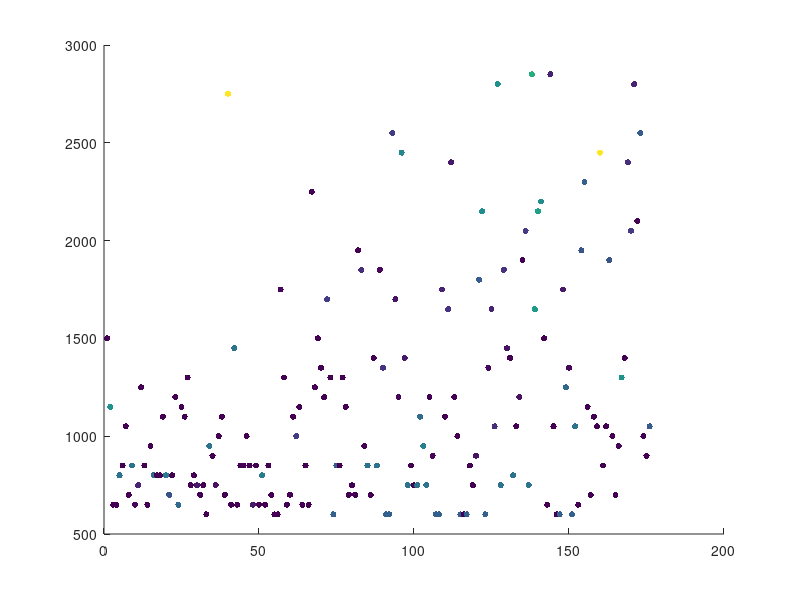

This chart was generated by the following MATLAB code: (Note: this script raises an error after producing the figure.)
data = load("data/marine1.csv")
[n, p] = size(data);
m = n
scores=data(1:m,1);
steps=data(1:m,3);
supplyWorkers=data(1:m,4);
supplyArmy=data(1:m,5);
totalUnits=data(1:m,6);
totalUnitsKilled=data(1:m,7);
totalStructuresKilled=data(1:m,8);

gameLength=[steps(1) diff(steps.')]

explorationDecay=0.99999;

clf
scatter([1:m], totalUnits, 20, supplyWorkers, 'filled');
hold on
yyaxis right
plot([1:m], max(1*explorationDecay.^steps, 0.10));
yyaxis left
stepSize=100
means = []
deviations = []
j = 1
for i=1:stepSize:m-stepSize
    i
    means(j)=mean(scores(i:i+stepSize));
    deviations(j)=std(scores(i:i+stepSize));
    j = j + 1;
end
means;
deviations;
%eb = errorbar([1:stepSize:m-stepSize] + stepSize/2, means, deviations * 2)
%eb.Color = 'black';
%eb.CapSize = stepSize/4;
hold off
c = colorbar;
%yyaxis left

title('',...
    'FontUnits','points',...
    'interpreter','latex',...
    'FontWeight','normal',...
    'FontSize',12,...
    'FontName','Times')
ylabel({'score'},...
    'FontUnits','points',...
    'interpreter','latex',...
    'FontWeight','normal',...
    'FontSize',18,...z
    'FontName','Times')
xlabel('episode',...
    'FontUnits','points',...
    'interpreter','latex',...
    'FontWeight','normal',...
    'FontSize',18,...
    'FontName','Times')
ylabel(c, 'workers');
set(gca,...
    'FontSize',10);
%xlim([0 710])

name = ['figures/', 'marine1', '.eps'];
print('-depsc2', name);
%print('BarPlot', '-dpng');

%clf
m1 = mean(scores)
s1 = std(scores)
hold on
%histogram(scores(1000:1400), 'BinWidth', 200)
%histogram(scores(300:700), 'BinWidth', 200)
hold off

%% Marine2. 
% 0.999995 exploration decay

data = load("data/marine2.csv")
[n, p] = size(data);
m = n
scores=data(1:m,1);
steps=data(1:m,3);
supplyWorkers=data(1:m,4);
supplyArmy=data(1:m,5);
totalUnits=data(1:m,6);
totalUnitsKilled=data(1:m,7);
totalStructuresKilled=data(1:m,8);

gameLength=[steps(1) diff(steps.')].*12./(1000*60)

explorationDecay=0.999995;

clf
scatter([1:m], totalUnits, 20, supplyWorkers, 'filled');
hold on
yyaxis right
plot([1:m], max(1*explorationDecay.^steps, 0.10));
yyaxis left
stepSize=100
means = []
deviations = []
j = 1
for i=1:stepSize:m-stepSize
    i
    means(j)=mean(scores(i:i+stepSize));
    deviations(j)=std(scores(i:i+stepSize));
    j = j + 1;
end
means;
deviations;
%eb = errorbar([1:stepSize:m-stepSize] + stepSize/2, means, deviations * 2)
%eb.Color = 'black';
%eb.CapSize = stepSize/4;
hold off
c = colorbar;
%yyaxis left

title('',...
    'FontUnits','points',...
    'interpreter','latex',...
    'FontWeight','normal',...
    'FontSize',12,...
    'FontName','Times')
ylabel({'score'},...
    'FontUnits','points',...
    'interpreter','latex',...
    'FontWeight','normal',...
    'FontSize',18,...z
    'FontName','Times')
xlabel('episode',...
    'FontUnits','points',...
    'interpreter','latex',...
    'FontWeight','normal',...
    'FontSize',18,...
    'FontName','Times')
ylabel(c, 'workers');
set(gca,...
    'FontSize',10);
%xlim([0 710])

name = ['figures/', 'marine1', '.eps'];
print('-depsc2', name);
%print('BarPlot', '-dpng');

%clf
m1 = mean(scores)
s1 = std(scores)
hold on
%histogram(scores(1000:1400), 'BinWidth', 200)
%histogram(scores(300:700), 'BinWidth', 200)
hold off

%% Marine with idle time in reward
% 0.999996 exploration decay

data = load("data/marineIdleReward.csv")
[n, p] = size(data);
m = n
scores=data(1:m,1);
steps=data(1:m,3);
supplyWorkers=data(1:m,4);
supplyArmy=data(1:m,5);
totalUnits=data(1:m,6);
totalUnitsKilled=data(1:m,7);
totalStructuresKilled=data(1:m,8);
idleWorkerTime=data(1:m,9);
idleProductionTime=data(1:m,10);

gameLength=[steps(1) diff(steps.')].*12./(1000*60)

explorationDecay=0.999996;

clf
scatter([1:m], totalUnits, 20, supplyWorkers, 'filled');
hold on
yyaxis right
plot([1:m], max(1*explorationDecay.^steps, 0.10));
yyaxis left
stepSize=100
means = []
deviations = []
j = 1
for i=1:stepSize:m-stepSize
    i
    means(j)=mean(scores(i:i+stepSize));
    deviations(j)=std(scores(i:i+stepSize));
    j = j + 1;
end
means;
deviations;
%eb = errorbar([1:stepSize:m-stepSize] + stepSize/2, means, deviations * 2)
%eb.Color = 'black';
%eb.CapSize = stepSize/4;
hold off
c = colorbar;
%yyaxis left

title('',...
    'FontUnits','points',...
    'interpreter','latex',...
    'FontWeight','normal',...
    'FontSize',12,...
    'FontName','Times')
ylabel({'score'},...
    'FontUnits','points',...
    'interpreter','latex',...
    'FontWeight','normal',...
    'FontSize',18,...z
    'FontName','Times')
xlabel('episode',...
    'FontUnits','points',...
    'interpreter','latex',...
    'FontWeight','normal',...
    'FontSize',18,...
    'FontName','Times')
ylabel(c, 'workers');
set(gca,...
    'FontSize',10);
%xlim([0 710])

%name = ['figures/', 'marine1', '.eps'];
%print('-depsc2', name);
%print('BarPlot', '-dpng');

%clf
m1 = mean(scores)
s1 = std(scores)
hold on
%histogram(scores(1000:1400), 'BinWidth', 200)
%histogram(scores(300:700), 'BinWidth', 200)
hold off

%% Marine with idle time in reward 2
% 0.999996 exploration decay

data = load("data/marineIdleReward2.csv")
[n, p] = size(data);
m = n
scores=data(1:m,1);
steps=data(1:m,3);
supplyWorkers=data(1:m,4);
supplyArmy=data(1:m,5);
totalUnits=data(1:m,6);
totalUnitsKilled=data(1:m,7);
totalStructuresKilled=data(1:m,8);
idleWorkerTime=data(1:m,9);
idleProductionTime=data(1:m,10);

gameLength=[steps(1) diff(steps.')]

explorationDecay=0.999996;

clf
scatter([1:m], totalUnitsKilled, 20, supplyWorkers, 'filled');
hold on
yyaxis right
plot([1:m], max(1*explorationDecay.^steps, 0.10));
yyaxis left
stepSize=100
means = []
deviations = []
j = 1
for i=1:stepSize:m-stepSize
    i
    means(j)=mean(scores(i:i+stepSize));
    deviations(j)=std(scores(i:i+stepSize));
    j = j + 1;
end
means;
deviations;
%eb = errorbar([1:stepSize:m-stepSize] + stepSize/2, means, deviations * 2)
%eb.Color = 'black';
%eb.CapSize = stepSize/4;
hold off
c = colorbar;
%yyaxis left

title('',...
    'FontUnits','points',...
    'interpreter','latex',...
    'FontWeight','normal',...
    'FontSize',12,...
    'FontName','Times')
ylabel({'score'},...
    'FontUnits','points',...
    'interpreter','latex',...
    'FontWeight','normal',...
    'FontSize',18,...z
    'FontName','Times')
xlabel('episode',...
    'FontUnits','points',...
    'interpreter','latex',...
    'FontWeight','normal',...
    'FontSize',18,...
    'FontName','Times')
ylabel(c, 'workers');
set(gca,...
    'FontSize',10);
%xlim([0 710])

%name = ['figures/', 'marine1', '.eps'];
%print('-depsc2', name);
%print('BarPlot', '-dpng');

%clf
m1 = mean(scores)
s1 = std(scores)
hold on
%histogram(scores(1000:1400), 'BinWidth', 200)
%histogram(scores(300:700), 'BinWidth', 200)
hold off